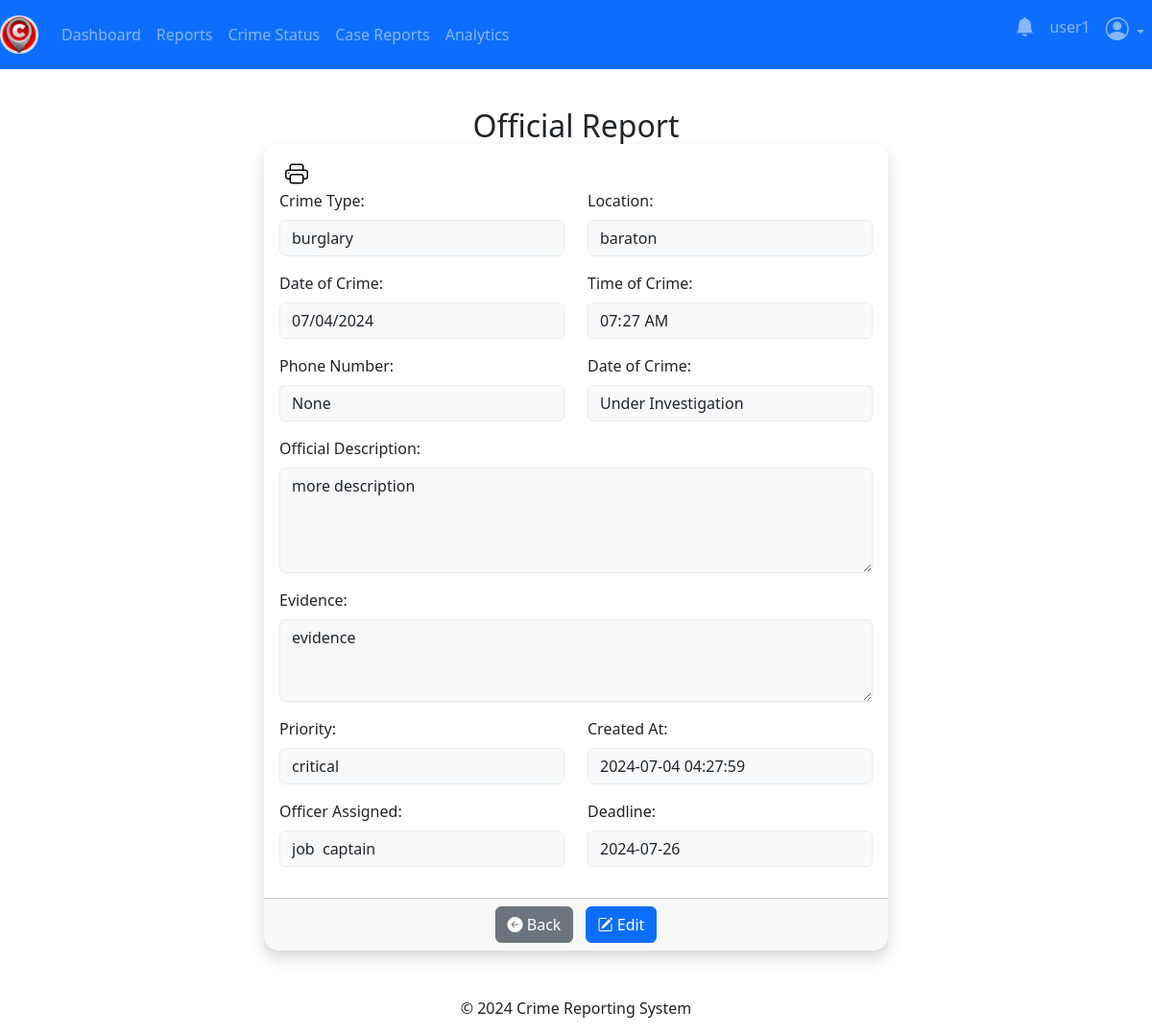
/admin/case_report_details/6 (signed in), run on the app's committed database.
### app/users/models.py (models this page shows, shortened)
class User(db.Model, UserMixin):
    id = db.Column(db.Integer, primary_key=True)
    username = db.Column(db.String(80), unique=True, nullable=False)
    email = db.Column(db.String(120), unique=True, nullable=False)
    password = db.Column(db.String(128), nullable=False)
    crimes = db.relationship('Crime', backref='reporter', lazy=True)
    users = db.relationship('Register', backref='user', uselist=False)
    messages = db.relationship('Message', backref='sender', lazy=True)

### app/officers/models.py (models this page shows, shortened)
class CaseReport(db.Model, UserMixin):
    report_id = db.Column(db.Integer, primary_key=True)
    crime_type = db.Column(db.String(120), nullable=False)
    location = db.Column(db.String(40), nullable=False)
    phone_number = db.Column(db.String(10))
    date = db.Column(db.String(10), nullable=False)
    time = db.Column(db.String(10), nullable=False)
    description = db.Column(db.Text, nullable=False)
    evidence = db.Column(db.Text, nullable=False)
    urgency = db.Column(db.String(10), nullable=False)
    deadline = db.Column(db.String(20), nullable=True)
    status = db.Column(db.String(50), nullable=True)
    reports = db.Column(db.Text, nullable=True)
    media = db.Column(db.Text, nullable=True)
    filename = db.Column(db.Text, nullable=True)
    mimetype = db.Column(db.Text, nullable=True)
    created_at = db.Column(db.DateTime(timezone=True), default=current_time())
    assigned_at = db.Column(db.DateTime(timezone=True), default=current_time())
    assigned_officer_id = db.Column(db.Integer, db.ForeignKey('officers.officer_id'))
    assigned_officer = db.relationship('Officers', back_populates='assignments')

class Officers(db.Model, UserMixin):
    officer_id = db.Column(db.Integer, primary_key=True)
    username = db.Column(db.String(80), unique=True, nullable=False)
    phonenumber = db.Column(db.String(20), nullable=True)
    officer_email = db.Column(db.String(120), nullable=False)
    first_name = db.Column(db.String(100), nullable=False)
    last_name = db.Column(db.String(100), nullable=True)
    badge = db.Column(db.String(20), nullable=False)
    rank = db.Column(db.String(10), nullable=False)
    station = db.Column(db.String(20), nullable=False)
    password = db.Column(db.String(128), nullable=False)
    assignments = db.relationship('CaseReport', back_populates='assigned_officer', lazy=True)

### app/admins/routes.py (the view)
@admins.route('/admin/case_report_details/<int:report_id>', methods=['GET', 'POST'])
@admin_required
def case_report_details(report_id):
    report = CaseReport.query.get_or_404(report_id)
    return render_template('admin/case_report_details.html', report=report)

### app/__init__.py (called while the page is built)
@login_manager.user_loader
def load_user(user_id):
    return models.User.query.get(user_id)

### app/admins/routes.py (called while the page is built)
def admin_required(f):
    @wraps(f)
    def decorated_function(*args, **kwargs):
        if not session.get('admin_id'):
            flash('You need to be logged in as an admin to access the page.', 'danger')
            return redirect(url_for('admins.adminIndex'))
        return f(*args, **kwargs)
    return decorated_function

### app/templates/admin/case_report_details.html (shortened to what this page needs)
{% extends 'admin/layout.html' %} {% block content %}
<div class="container mt-5">
  <h2 class="text-center mb-0">Official Report</h2>
  <div class="card shadow" style="max-width: 650px; margin: auto">
    <div class="card-body">
      <form method="POST">
        <div class="ms-auto">
          <button class="printer-button" onclick="window.print()">
            <i class="bi bi-printer h4"></i>
          </button>
        </div>
        <div class="row">
          <div class="col-md-6 mb-3">
            <label for="crime_type" class="form-label">Crime Type:</label>
            <input
              type="text"
              class="form-control"
              id="crime_type"
              value="{{ report.crime_type }}"
              readonly
            />
          </div>
          <div class="col-md-6 mb-3">
            <label for="location" class="form-label">Location:</label>
            <input
              type="text"
              class="form-control"
              id="location"
              value="{{ report.location }}"
              readonly
            />
          </div>
        </div>
        <div class="row">
          <div class="col-md-6 mb-3">
            <label for="date" class="form-label">Date of Crime:</label>
            <input
              type="date"
              class="form-control"
              id="date"
              value="{{ report.date }}"
              readonly
            />
          </div>
          <div class="col-md-6 mb-3">
            <label for="time" class="form-label">Time of Crime:</label>
            <input
              type="time"
              class="form-control"
              id="time"
              value="{{ report.time }}"
              readonly
            />
          </div>
          <div class="col-md-6 mb-3">
            <label for="phone_number" class="form-label">Phone Number:</label>
            <input
              type="text"
              class="form-control"
              id="phone_number"
              value="{{ report.phone_number }}"
              readonly
            />
          </div>
          <div class="col-md-6 mb-3">
            <label for="status" class="form-label">Date of Crime:</label>
            <input
              type="text"
              class="form-control"
              id="status"
              value="{{ report.status }}"
              readonly
            />
          </div>
        </div>
        <div class="mb-3">
          <label for="description" class="form-label"
            >Official Description:</label
          >
          <textarea class="form-control" id="description" rows="4" readonly>
{{ report.description }}</textarea
          >
        </div>
        <div class="mb-3">
          <label for="evidence" class="form-label">Evidence:</label>
          <textarea class="form-control" id="evidence" rows="3" readonly>
{{ report.evidence }}</textarea
          >
        </div>
        <div class="row">
          <div class="col-md-6 mb-3">
            <label for="urgency" class="form-label">Priority:</label>
            <input
              type="text"
              class="form-control"
              id="urgency"
              value="{{ report.urgency }}"
              readonly
            />
          </div>
          <div class="col-md-6 mb-3">
            <label for="created_at" class="form-label">Created At:</label>
            <input
              type="text"
              class="form-control"
              id="created_at"
              value="{{ report.created_at.strftime('%Y-%m-%d %H:%M:%S') }}"
              readonly
            />
          </div>
          <div class="col-md-6 mb-3">
            <label for="created_at" class="form-label">Officer Assigned:</label>
            <input
              type="text"
              class="form-control"
              id="created_at"
              value="{{ report.assigned_officer.first_name }}  {{ report.assigned_officer.rank }}"
              readonly
            />
          </div>
          <div class="col-md-6 mb-3">
            <label for="deadline" class="form-label">Deadline:</label>
            <input
              type="text"
              class="form-control"
              id="deadline"
              value="{{ report.deadline }}"
              readonly
            />
          </div>
        </div>
      </form>
    </div>
    <div class="card-footer text-center">
      <a
        href="{{ url_for('admins.case_reports') }}"
        class="btn btn-secondary"
      >
      <i class="bi bi-arrow-left-circle-fill"></i> Back
      </a>
      <a
        href="{{ url_for('admins.edit_case_report', report_id=report.report_id) }}"
        class="btn btn-primary ms-2"
      >
      <i class="bi bi-pencil-square"></i> Edit
      </a>
    </div>
  </div>
</div>
{% endblock content %}

### app/templates/admin/layout.html (shortened to what this page needs)
<!DOCTYPE html>
<html lang="en">
  <head>
    <link
      rel="stylesheet"
      href="https://cdn.jsdelivr.net/npm/bootstrap-icons@1.11.3/font/bootstrap-icons.min.css"
    />
    <link
      href="https://stackpath.bootstrapcdn.com/bootstrap/4.5.2/css/bootstrap.min.css"
      rel="stylesheet"
    />
    <link
      href="https://cdn.jsdelivr.net/npm/bootstrap@5.3.3/dist/css/bootstrap.min.css"
      rel="stylesheet"
    />
  </head>
  <body>
    <nav class="navbar navbar-expand-md navbar-dark bg-primary fixed-top">
      {% if session.get('admin_name') %}
      <a
        class="navbar-brand nav-link active"
        href="{{ url_for('admins.adminDashboard') }}"
        ><img src="{{ url_for('static', filename='img/logo1.png') }}" alt="E-Security" class="d-inline-block align-top navbar-brand-img">
      </a>
      {% else %}
      <a
        class="navbar-brand nav-link active"
        href="{{ url_for('main.home_page') }}"
        ><img src="{{ url_for('static', filename='img/logo1.png') }}" alt="E-Security" class="d-inline-block align-top navbar-brand-img">
      </a>
      {% endif %}
      <div class="collapse navbar-collapse" id="navbarSupportedContent">
        {% if session.get('admin_name') %}
        <ul class="navbar-nav">
          <li class="new-item {% if request.endpoint == 'admins.adminDashboard' %}active{% endif %}">
            <a class="nav-link" href="{{ url_for('admins.adminDashboard') }}"
              >Dashboard</a
            >
          </li>
          <li class="new-item {% if request.endpoint == 'admins.reports' %}active{% endif %}">
            <a class="nav-link" href="{{ url_for('admins.reports') }}"
              >Reports</a
            >
          </li>
          <li class="new-item {% if request.endpoint == 'admins.crimeStatus' %}active{% endif %}">
            <a class="nav-link" href="{{ url_for('admins.crimeStatus') }}"
              >Crime Status</a
            >
          </li>
          <li class="new-item {% if request.endpoint == 'admins.case_reports' %}active{% endif %}">
            <a class="nav-link" href="{{ url_for('admins.case_reports') }}"
              >Case Reports</a
            >
          </li>
          <li class="new-item {% if request.endpoint == 'admins.analytics' %}active{% endif %}">
            <a class="nav-link" href="{{ url_for('admins.analytics') }}"
              >Analytics</a
            >
          </li>
        </ul>
        <ul class="navbar-nav ms-auto">
          <li class="nav-item {% if request.endpoint == 'admins.notifications' %}active{% endif %}">
            <a class="nav-link" href="{{ url_for('admins.notifications') }}"
              ><i class="bi bi-bell-fill h5" style="color: dark"></i
            ></a>
          </li>
          <li class="nav-item">
            <p class="nav-link">{{ session.get('admin_name') }}</p>
          </li>
          <li class="nav-item dropdown {% if request.endpoint == 'admins.adminChangePassword' %}active{% endif %}">
            <a
              class="nav-link dropdown-toggle"
              href="#"
              role="button"
              data-bs-toggle="dropdown"
              aria-expanded="false"
            >
              <i class="bi bi-person-circle h4"></i>
            </a>
          </li>
        </ul>
        {% else %}
        <ul class="navbar-nav">
        <li class="nav-item {% if request.endpoint == 'main.about' %}active{% endif %}">
          <a class="nav-link" href="{{ url_for('main.about') }}">About</a>
        </li>
        </ul>
        {% endif %}
      </div>
    </nav>
    <br />
    {% block content %} {% endblock content %}
    <footer class="text-center mt-5">
      <p>&copy; 2024 Crime Reporting System</p>
    </footer>
  </body>
</html>

### app/templates/admin/layout.html (style rules this page uses)
body { height: 100%; width: 100%; padding-top: 40px; }
.navbar-brand-img { height: 40px; width: auto; border-radius: 50%; object-fit: cover; }

### app/templates/admin/case_report_details.html (style rules this page uses)
.printer-button { background: none; border: none; cursor: pointer; color: black; }
.card { border: none; border-radius: 15px; }
.form-control[readonly] { background-color: #f8f9fa; border-color: #e9ecef; }

### data on the page
User: get "user1"
CaseReport: crime_type "burglary", location "baraton", date "07/04/2024", time "07:27", phone_number "None", status "Under Investigation", description "more description", evidence "evidence", urgency "critical", created_at "2024-07-04 04:27:59", deadline "2024-07-26"
Officers: assigned_officer.first_name "job captain"
